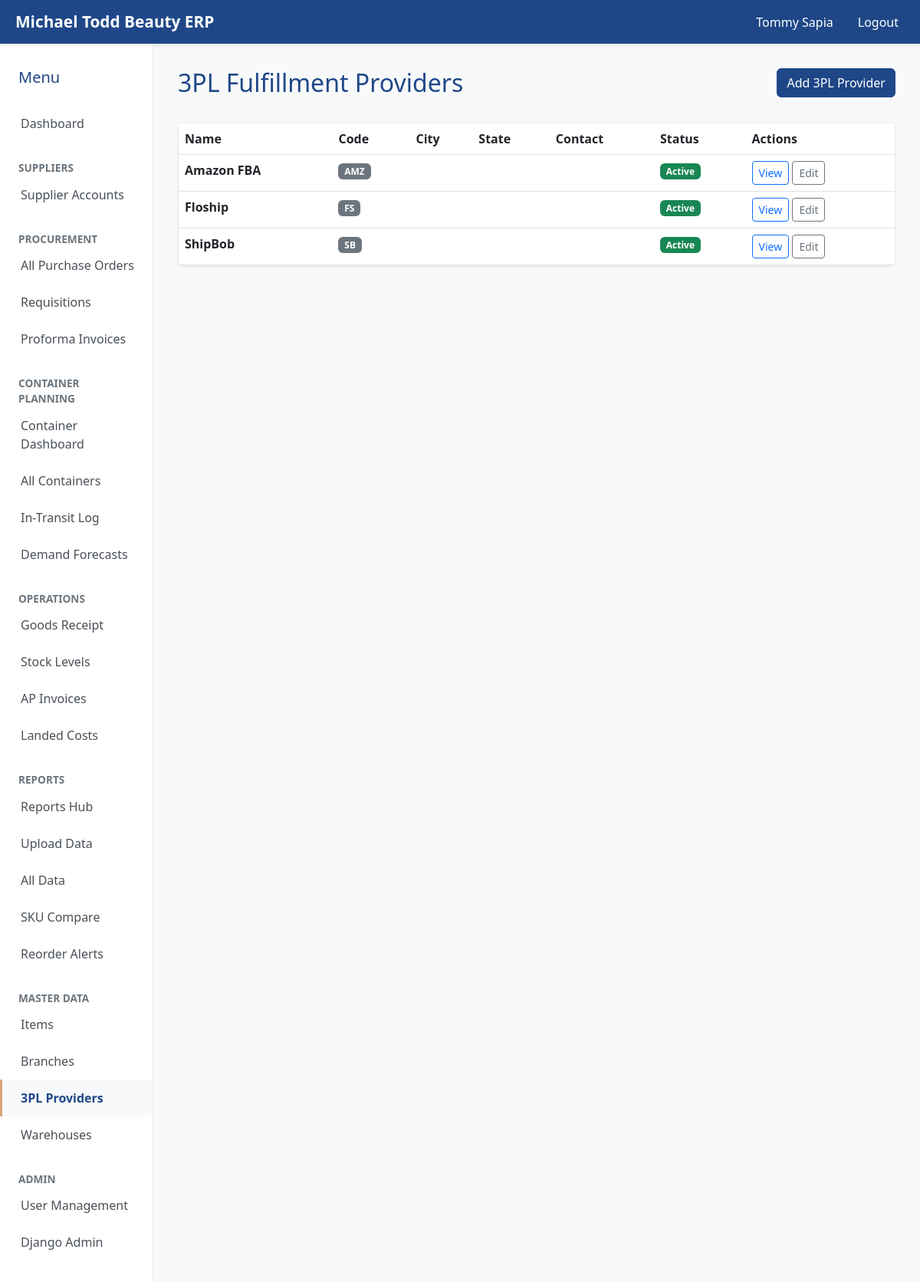
Page /vendors/3pl/ (signed in) on the committed database.
### accounts/models.py (models this page shows, shortened)
class User(AbstractUser):
    class Role(models.TextChoices):
        ADMIN = 'admin', 'Administrator'
        SUPPLY_CHAIN_MANAGER = 'supply_chain_manager', 'Supply Chain Manager'
        BUYER = 'buyer', 'Buyer'
        WAREHOUSE = 'warehouse', 'Warehouse Staff'
        FINANCE = 'finance', 'Finance/AP'
        VIEWER = 'viewer', 'Viewer'
    role = models.CharField(
        max_length=30,
        choices=Role.choices,
        default=Role.VIEWER,
        db_index=True,
    )
    phone = models.CharField(
        max_length=20,
        blank=True,
        validators=[
            RegexValidator(
                regex=r'^\+?1?\d{9,15}$',
                message='Enter a valid phone number (9-15 digits, optional + prefix).',
            )
        ],
    )
    department = models.CharField(max_length=100, blank=True, db_index=True)
    class Meta:
        ordering = ['last_name', 'first_name']
    @property
    def is_admin_user(self):
        return self.role == self.Role.ADMIN or self.is_superuser

### vendors/models.py (models this page shows, shortened)
class ThreePLProvider(models.Model):
    name = models.CharField(max_length=200)
    code = models.CharField(max_length=20, blank=True, help_text="Short code e.g. SB, FS, AMZ")
    address = models.TextField(blank=True)
    city = models.CharField(max_length=200, blank=True)
    state = models.CharField(max_length=100, blank=True)
    zip_code = models.CharField(max_length=20, blank=True)
    country = models.CharField(max_length=100, default='USA')
    phone = models.CharField(max_length=50, blank=True)
    contact_name = models.CharField(max_length=200, blank=True)
    contact_email = models.EmailField(blank=True)
    account_number = models.CharField(max_length=100, blank=True, help_text="Your account # with this 3PL")
    notes = models.TextField(blank=True)
    is_active = models.BooleanField(default=True)
    created_at = models.DateTimeField(auto_now_add=True)
    updated_at = models.DateTimeField(auto_now=True)
    class Meta:
        verbose_name = "3PL Provider"
        verbose_name_plural = "3PL Providers"
        ordering = ['name']

### vendors/views.py (the view)
# urls.py: path('3pl/', views.ThreePLListView.as_view(), name='threepl_list'),
class ThreePLListView(ViewerOrAboveMixin, ListView):
    model = ThreePLProvider
    template_name = 'vendors/threepl_list.html'
    context_object_name = 'providers'

### accounts/mixins.py (called while the page is built)
    def test_func(self):
        return self.request.user.is_authenticated

### templates/vendors/threepl_list.html (shortened to what this page needs)
{% extends 'base.html' %}
{% block content %}
<div class="row mb-4">
    <div class="col-md-8"><h2 style="color: #1f4788;">3PL Fulfillment Providers</h2></div>
    <div class="col-md-4 text-end"><a href="{% url 'vendors:threepl_create' %}" class="btn btn-primary">Add 3PL Provider</a></div>
</div>
<div class="card">
    <table class="table mb-0">
        <thead>
            <tr>
                <th>Name</th>
                <th>Code</th>
                <th>City</th>
                <th>State</th>
                <th>Contact</th>
                <th>Status</th>
                <th>Actions</th>
            </tr>
        </thead>
        <tbody>
        {% for provider in providers %}
            <tr>
                <td><strong>{{ provider.name }}</strong></td>
                <td><span class="badge bg-secondary">{{ provider.code }}</span></td>
                <td>{{ provider.city }}</td>
                <td>{{ provider.state }}</td>
                <td>{{ provider.contact_name }}</td>
                <td>
                    {% if provider.is_active %}
                        <span class="badge bg-success">Active</span>
                    {% else %}
                        <span class="badge bg-danger">Inactive</span>
                    {% endif %}
                </td>
                <td>
                    <a href="{% url 'vendors:threepl_detail' provider.pk %}" class="btn btn-sm btn-outline-primary">View</a>
                    <a href="{% url 'vendors:threepl_edit' provider.pk %}" class="btn btn-sm btn-outline-secondary">Edit</a>
                </td>
            </tr>
        {% empty %}
            <tr><td colspan="7" class="text-center text-muted py-4">No 3PL providers configured yet.</td></tr>
        {% endfor %}
        </tbody>
    </table>
</div>
{% endblock %}

### templates/base.html (shortened to what this page needs)
<!DOCTYPE html>
<html lang="en">
<head>
    <link href="https://cdn.jsdelivr.net/npm/bootstrap@5.3.0/dist/css/bootstrap.min.css" rel="stylesheet">
</head>
<body>
    <nav class="navbar navbar-expand-lg navbar-dark">
        <div class="container-fluid">
            <a class="navbar-brand" href="/">Michael Todd Beauty ERP</a>
            <div class="collapse navbar-collapse" id="navbarNav">
                <ul class="navbar-nav ms-auto">
                    {% if user.is_authenticated %}
                    <li class="nav-item">
                        <a class="nav-link" href="/accounts/profile/">{{ user.get_full_name|default:user.username }}</a>
                    </li>
                    <li class="nav-item">
                        <a class="nav-link" href="/logout/">Logout</a>
                    </li>
                    {% else %}
                    <li class="nav-item">
                        <a class="nav-link" href="/login/">Login</a>
                    </li>
                    {% endif %}
                </ul>
            </div>
        </div>
    </nav>
    {% if user.is_authenticated %}
    <div class="container-fluid">
        <div class="row">
            <div class="col-md-2 sidebar">
                <h5 style="padding: 0 1.5rem; margin-bottom: 1.5rem; color: var(--primary-color);">Menu</h5>
                <a href="/" class="{% if request.resolver_match.url_name == 'dashboard' %}active{% endif %}">Dashboard</a>
                <div style="margin-top: 1.5rem; padding: 0 1.5rem; color: #6c757d; font-size: 0.85rem; font-weight: 600;">SUPPLIERS</div>
                <a href="/vendors/" class="{% if request.path == '/vendors/' %}active{% endif %}">Supplier Accounts</a>
                <div style="margin-top: 1.5rem; padding: 0 1.5rem; color: #6c757d; font-size: 0.85rem; font-weight: 600;">PROCUREMENT</div>
                <a href="/procurement/ppos/" class="{% if 'ppos' in request.path %}active{% endif %}">All Purchase Orders</a>
                <a href="/procurement/requisitions/" class="{% if 'requisitions' in request.path %}active{% endif %}">Requisitions</a>
                <a href="/procurement/proforma-invoices/" class="{% if 'proforma' in request.path %}active{% endif %}">Proforma Invoices</a>
                <div style="margin-top: 1.5rem; padding: 0 1.5rem; color: #6c757d; font-size: 0.85rem; font-weight: 600;">CONTAINER PLANNING</div>
                <a href="/containers/" class="{% if request.path == '/containers/' %}active{% endif %}">Container Dashboard</a>
                <a href="/containers/list/" class="{% if 'containers/list' in request.path %}active{% endif %}">All Containers</a>
                <a href="/containers/in-transit/" class="{% if 'in-transit' in request.path %}active{% endif %}">In-Transit Log</a>
                <a href="/containers/forecast/" class="{% if 'forecast' in request.path %}active{% endif %}">Demand Forecasts</a>
                <div style="margin-top: 1.5rem; padding: 0 1.5rem; color: #6c757d; font-size: 0.85rem; font-weight: 600;">OPERATIONS</div>
                <a href="/receiving/" class="{% if 'receiving' in request.path %}active{% endif %}">Goods Receipt</a>
                <a href="/inventory/stock-levels/" class="{% if 'stock' in request.path %}active{% endif %}">Stock Levels</a>
                <a href="/invoicing/" class="{% if 'invoicing' in request.path %}active{% endif %}">AP Invoices</a>
                <a href="/landed-costs/" class="{% if 'landed-costs' in request.path %}active{% endif %}">Landed Costs</a>
                <div style="margin-top: 1.5rem; padding: 0 1.5rem; color: #6c757d; font-size: 0.85rem; font-weight: 600;">REPORTS</div>
                <a href="/reports/" class="{% if 'reports' in request.path and 'upload' not in request.path and 'compare' not in request.path and 'alerts' not in request.path %}active{% endif %}">Reports Hub</a>
                <a href="/reports/upload/" class="{% if 'reports/upload' in request.path %}active{% endif %}">Upload Data</a>
                <a href="/reports/data/" class="{% if 'reports/data' in request.path %}active{% endif %}">All Data</a>
                <a href="/reports/compare/" class="{% if 'reports/compare' in request.path %}active{% endif %}">SKU Compare</a>
                <a href="/reports/alerts/" class="{% if 'reports/alerts' in request.path %}active{% endif %}">Reorder Alerts</a>
                <div style="margin-top: 1.5rem; padding: 0 1.5rem; color: #6c757d; font-size: 0.85rem; font-weight: 600;">MASTER DATA</div>
                <a href="/items/" class="{% if 'items' in request.path %}active{% endif %}">Items</a>
                <a href="/vendors/branches/" class="{% if 'branches' in request.path %}active{% endif %}">Branches</a>
                <a href="/vendors/3pl/" class="{% if '3pl' in request.path %}active{% endif %}">3PL Providers</a>
                <a href="/inventory/warehouses/" class="{% if 'inventory' in request.path %}active{% endif %}">Warehouses</a>
                {% if user.is_admin_user %}
                <div style="margin-top: 1.5rem; padding: 0 1.5rem; color: #6c757d; font-size: 0.85rem; font-weight: 600;">ADMIN</div>
                <a href="/accounts/users/" class="{% if 'accounts/users' in request.path %}active{% endif %}">User Management</a>
                <a href="/admin/">Django Admin</a>
                {% endif %}
            </div>
            <div class="col-md-10 main-content">
                {% block content %}{% endblock %}
            </div>
        </div>
    </div>
    {% else %}
    <div class="container mt-5">
        {% block login_content %}{% endblock %}
    </div>
    {% endif %}
</body>
</html>

### templates/base.html (style rules this page uses)
:root { --primary-color: #1f4788; --secondary-color: #d4a574; }
body { background-color: #f8f9fa; font-family: 'Segoe UI', Tahoma, Geneva, Verdana, sans-serif; }
.navbar { background-color: var(--primary-color); box-shadow: 0 2px 4px rgba(0,0,0,0.1); }
.navbar-brand { font-weight: 700; font-size: 1.3rem; }
.navbar a { color: #fff !important; margin: 0 0.5rem; }
.sidebar { background-color: white; border-right: 1px solid #e9ecef; min-height: 100vh; padding: 2rem 0; }
.sidebar a { color: #495057; text-decoration: none; padding: 0.75rem 1.5rem; display: block; border-left: 3px solid transparent; transition: all 0.3s ease; }
.sidebar a.active { background-color: #f8f9fa; color: var(--primary-color); border-left-color: var(--secondary-color); font-weight: 600; }
.main-content { padding: 2rem; }
.card { border: 1px solid #e9ecef; box-shadow: 0 1px 3px rgba(0,0,0,0.08); margin-bottom: 1.5rem; }
.btn-primary { background-color: var(--primary-color); border-color: var(--primary-color); }
.table thead { background-color: var(--primary-color); color: white; }

### rows in the picture
User: get_full_name "Tommy Sapia"
ThreePLProvider: name "Amazon FBA", code "AMZ", is_active "Active"
ThreePLProvider: name "Floship", code "FS", is_active "Active"
ThreePLProvider: name "ShipBob", code "SB", is_active "Active"
